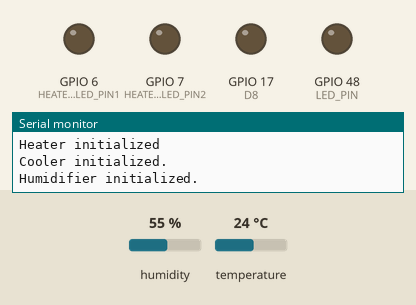
Bench run of a program on a simulated ESP32. On the bench: output pins drawn as LEDs (lit = HIGH), the last lines printed to the serial monitor. Inputs (shaded band) come from the test bench; at power-on: humidity 55 %, temperature 24 °C. Pins used as bus, display or sensor lines are not drawn.

Above: at 0.1 s.
At 1.1 s:
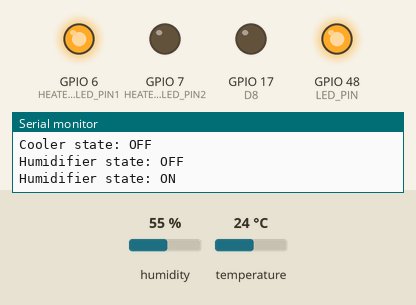
At 8.4 s:
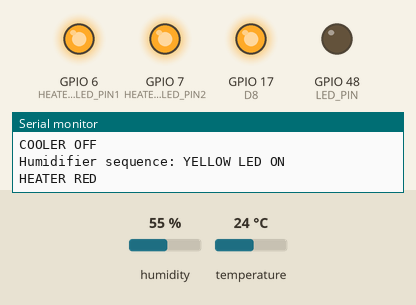
At 9.5 s:
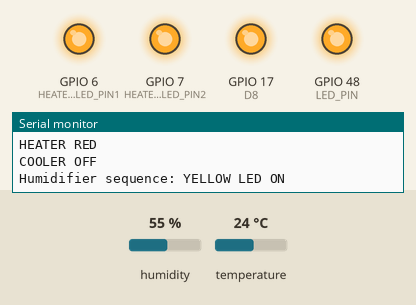
At 21.0 s:
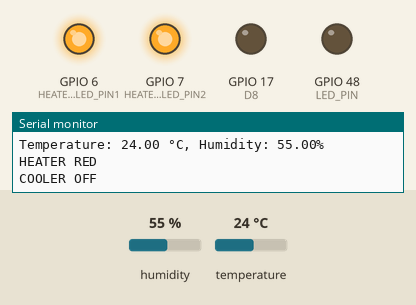
At 38.8 s:
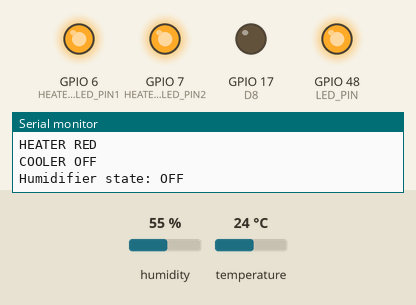
Timing chart, 0 to 40.0 s (numbered marks = the images above):
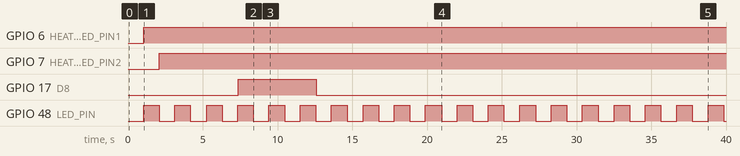

The program:

main.cpp
```cpp
#include <Arduino.h>
#include "project/software_time.h"
#include "project/humidifier.h"
#include "project/scheduler.h"
#include "project/cooler.h"
#include "project/heater.h"
#include "project/led_blinky.h"
#include "project/htmsensor.h"
void setup()
{

    SCH_Init();
    SCH_Add_Task(timerRun, 0, 1);
    SCH_Add_Task(led_blinky_task,0,100);
    SCH_Add_Task(htmsensor_task, 0, 500);
    SCH_Add_Task(heater_task,0,100);
    SCH_Add_Task(cooler_task,0,100);
    SCH_Add_Task(humidifier_fsm,0,100);
}

void loop()
{

    SCH_Update();
    SCH_Dispatch_Tasks();
    delay(10);
}
```

cooler.cpp
```cpp
#include "cooler.h"
#include "software_time.h"
#include "htmsensor.h"
#define TIMER_ID 3
static int state = INIT;
float cooler_threshold = 25.0;
void cooler_on() {
  digitalWrite(D5, HIGH);
  digitalWrite(D6, LOW);
}
void cooler_off() {
  digitalWrite(D5, LOW);
  digitalWrite(D6, LOW);
}
void cooler_task() {
  switch (state) {
    case INIT:
      /* code */
      Serial.begin(115200);
      pinMode(D5, OUTPUT);
      pinMode(D6, OUTPUT);
      state = COOLER_OFF;
      Serial.println("Cooler initialized.");
      setTimer(TIMER_ID, 10);
      break;
    case COOLER_OFF:
      cooler_off();
      Serial.println("COOLER OFF");
      if (isTimerExpired(TIMER_ID) == 1) {
        if (currentTemperature > cooler_threshold) {
          Serial.println("Cooler state:  ON");
          state = COOLER_ON;
          setTimer(TIMER_ID, 500);
        }
        else {
          state = COOLER_OFF;
          Serial.println("Cooler state: OFF");
        }
      }
      break;
    case COOLER_ON:
        cooler_on();
        Serial.println("COOLER ON");
      if (isTimerExpired(TIMER_ID) == 1) {
          state = COOLER_OFF;
      }
      break;
  }
}
```

cooler.h
```cpp
//TODO : IMPLEMENT COOLER TIẾN KHOAKHOA

//TODO : IMPLEMENT COOLER TIẾN KHOAKHOA
#ifndef COOLER_H
#define COOLER_H

#include <Arduino.h>  // For digitalWrite and pin definitions

// Pin definitions for Cooler LED
#define D5 8  // Cooler LED (bit 0)
#define D6 9  // Cooler LED (bit 1)
#define INIT 0
#define COOLER_OFF 1
#define COOLER_ON 2
extern float cooler_threshold;

void cooler_task();
void cooler_on();
void cooler_off();


#endif
```

heater.cpp
```cpp
#include "heater.h"
#include "software_time.h"
#include <Arduino.h> // Include Arduino header for Serial
#include "DHT20.h"   // Include DHT20 library for temperature sensor
#include "htmsensor.h"
// Heater LED pins
#define HEATER_LED_PIN1 6 // D3
#define HEATER_LED_PIN2 7 // D4

// Heater states
#define HEATER_STATE_INIT 0
#define HEATER_CHECK_STATE 1

#define Timer_ID 2
static int heater_state = HEATER_STATE_INIT;

void heater_task()
{

    switch (heater_state)
    {
    case HEATER_STATE_INIT:
        /* code */
        pinMode(HEATER_LED_PIN1, OUTPUT);
        pinMode(HEATER_LED_PIN2, OUTPUT);
        Serial.begin(115200);
        Serial.println("Heater initialized");
        setTimer(Timer_ID ,10);
        heater_state = HEATER_GREEN;
        break;
    case HEATER_GREEN:
        digitalWrite(HEATER_LED_PIN1, HIGH);
        digitalWrite(HEATER_LED_PIN2, LOW);
        Serial.println("HEATER GREEN");
        if (isTimerExpired(Timer_ID))
        {
            if (THRESHOLD_LOW > currentTemperature)
            {
                heater_state = HEATER_RED;
            }
            else if (currentTemperature >= THRESHOLD_NORMAL)
            {
                heater_state = HEATER_YELLOW;
            }
        }
        break;
    case HEATER_YELLOW:
        //TODO: YELLOW LED
        digitalWrite(HEATER_LED_PIN1, LOW);
        digitalWrite(HEATER_LED_PIN2, HIGH);
        Serial.println("HEATER YELLOW");
        if(isTimerExpired(Timer_ID))
        {
            if (currentTemperature <= THRESHOLD_NORMAL && currentTemperature >= THRESHOLD_LOW)
            {
                heater_state = HEATER_GREEN;
            }
            else if (currentTemperature < THRESHOLD_LOW)
            {
                heater_state = HEATER_RED;
            }

        }
        break;
    case HEATER_RED:
        //TODO: RED LED
        digitalWrite(HEATER_LED_PIN1, HIGH);
        digitalWrite(HEATER_LED_PIN2, HIGH);
        Serial.println("HEATER RED");
        if (isTimerExpired(Timer_ID))
        {
            if (currentTemperature > THRESHOLD_NORMAL)
            {
                heater_state = HEATER_YELLOW;
            }
            else if (currentTemperature <= THRESHOLD_NORMAL && currentTemperature >= THRESHOLD_LOW )
            {
                heater_state = HEATER_GREEN;
            }
        }
        break;
    default:
        break;
    }
}
```

heater.h
```cpp
//TODO: IMPLEMENT HEATER MINH TRÍ

#ifndef HEATER_H
#define HEATER_H

#include <Arduino.h>


#define HEATER_STATE_INIT 0
#define HEATER_GREEN 1
#define HEATER_YELLOW 2
#define HEATER_RED 3

#define THRESHOLD_LOW 5.0        // Example: 5°C DUOI 5 D0 MAU DO
#define THRESHOLD_NORMAL 25.0    // Example: 25°C TREN 25 MAU VANG GIUA LA XANH


// Function prototypes
void heater_task();

#endif 
```

htmsensor.cpp
```cpp
#include "htmsensor.h"
#include "software_time.h"
#include <Arduino.h>
#include <Wire.h>
#include "DHT20.h"
float currentTemperature = 0.0;
float currentHumidity = 0.0;
#define Timer 1
DHT20 dht20;
static int state = INIT;
void htmsensor_task()
{
    switch (state)
    {
    case INIT:
        Serial.begin(115200);
        dht20.begin();
        setTimer(Timer, 10);
        state = RUNNING;
        Serial.println("Sensor initialized.");
        break;

    case RUNNING:
        // read data while running
        dht20.read();
        currentTemperature = dht20.getTemperature();
        currentHumidity = dht20.getHumidity();
        Serial.print("Temperature: ");
        Serial.print(currentTemperature);
        Serial.print(" °C, Humidity: ");
        Serial.print(currentHumidity);
        Serial.println("%");
        if (isTimerExpired(Timer) == 1)
        {
            state = WAITING;
            setTimer(1, 500); // Wait for 1 second before next reading
        }
        break;

    case WAITING:
        Serial.println("Waiting for next reading...");
        if (isTimerExpired(Timer) == 1)
        {
          state = RUNNING;
        }
        break;

    default:
        break;
    }
}
```

htmsensor.h
```cpp
#ifndef SMART_CLIMATE_CONTROL_H
#define SMART_CLIMATE_CONTROL_H

// Include necessary headers
#include <Arduino.h>

// State definitions
#define INIT 0
#define RUNNING 1
#define WAITING 2

// Function declarations

void htmsensor_task();

// External variable declarations
extern float currentTemperature;
extern float currentHumidity;
extern bool sensorInitialized;

#endif // SMART_CLIMATE_CONTROL_H
```

humidifier.cpp
```cpp
#include "humidifier.h"
#include "DHT20.h"
#include "software_time.h"
#include "htmsensor.h"
#define D7 10
#define D8 17
#define TIMER_ID 4  // Use a consistent timer ID

// Define states
#define INIT 0
#define CHECK_STATE 1
#define GREEN 2
#define YELLOW 3
#define RED 4

float humidifier_threshold = 40.0;
static int state = INIT;

void humidifier_fsm(void) {
  switch (state) {
    case INIT:
      pinMode(D7, OUTPUT);
      pinMode(D8, OUTPUT);
      setTimer(TIMER_ID, 10);
      state = OFF;
      Serial.println("Humidifier initialized.");
      break;

    case OFF:
      digitalWrite(D7, LOW);
      digitalWrite(D8, LOW);
      Serial.println("Humidifier state: OFF");
      if (isTimerExpired(TIMER_ID)) {
        if (currentHumidity < humidifier_threshold) {
          Serial.println("Humidifier state: ON");
          state = GREEN;
          setTimer(TIMER_ID, 500);
        } else {
          state = OFF;
        }
      }
      break;

    case GREEN:
      digitalWrite(D7, HIGH);
      digitalWrite(D8, LOW);
      Serial.println("GREEN LED ON");

      if (isTimerExpired(TIMER_ID)) {
        state = YELLOW;
        setTimer(TIMER_ID, 300);
      }
      break;
    case YELLOW:
      // todo: YELLOW LED
      digitalWrite(D7, LOW);
      digitalWrite(D8, HIGH);
      Serial.println("Humidifier sequence: YELLOW LED ON");
      if (isTimerExpired(TIMER_ID)) {
        state = RED;
        setTimer(TIMER_ID, 200);
      }
      break;
    case RED:
      digitalWrite(D7, HIGH);
      digitalWrite(D8, HIGH);
      Serial.println("Humidifier sequence: RED LED ON");
      if (isTimerExpired(TIMER_ID)) {
        state = OFF;
      }
      break;
    default:
      break;
  }
}
```

humidifier.h
```cpp
// Humidifier control header
#ifndef HUMIDIFIER_H
#define HUMIDIFIER_H

extern float humidifier_threshold;
void humidifier_fsm(void);
extern float humdifier_threshold;
#define INIT 0
#define OFF 1
#define GREEN 2
#define YELLOW 3
#define RED 4

#endif
```

led_blinky.cpp
```cpp
#include <Arduino.h>
#include "software_time.h"
#include "led_blinky.h"

// State definitions
#define LED_ON 0
#define LED_OFF 1
#define INIT 2
#define TIMER_ID 0
// Use pin definitions for clarity - LED_BUILTIN or specific pin number
#define LED_PIN GPIO_NUM_48 // Green LED pin

static int state = INIT;

void led_blinky_task(void)
{
    switch (state)
    {
    case INIT:
        pinMode(LED_PIN, OUTPUT);
        setTimer(0, 10);
        state = LED_ON;
        Serial.println(TIMER_ID);
        break;
    case LED_ON:
        digitalWrite(LED_PIN, HIGH);
        if (isTimerExpired(TIMER_ID) == 1)
        {
            setTimer(0, 100);
            state = LED_OFF;
        }
        break;

    case LED_OFF:
        digitalWrite(LED_PIN, LOW);
        if (isTimerExpired(TIMER_ID) == 1)
        {
            setTimer(0, 100);
            state = LED_ON;
        }
        break;
    }
}
```

led_blinky.h
```cpp
//TODO: IMPLEMENT LED BLINKY TUẤN ANH

#ifndef LED_BLINKY_H
#define LED_BLINKY_H

#ifdef __cplusplus
extern "C" {
#endif
void init_led_blinky(void);
void led_blinky_task(void);

#ifdef __cplusplus
}
#endif

#endif /* LED_BLINKY_H */
```

cooler.cpp
```cpp
#include "cooler.h"
#include "software_time.h"
#include "htmsensor.h"
#define TIMER_ID 3
static int state = INIT;
float cooler_threshold = 25.0;
void cooler_on() {
  digitalWrite(D5, HIGH);
  digitalWrite(D6, LOW);
}
void cooler_off() {
  digitalWrite(D5, LOW);
  digitalWrite(D6, LOW);
}
void cooler_task() {
  switch (state) {
    case INIT:
      /* code */
      pinMode(D5, OUTPUT);
      pinMode(D6, OUTPUT);
      state = COOLER_OFF;
      Serial.println("Cooler initialized - default status: OFF");
      break;
    case COOLER_OFF:
      cooler_off();
      if (currentTemperature > cooler_threshold) {
        Serial.println("COOLER: change to ON");
        state = COOLER_ON;
        setTimer(TIMER_ID, 500);
      }
      else {
        state = COOLER_OFF;
        Serial.println("COOLER: OFF");
      }
      break;
    case COOLER_ON:
      cooler_on();
      Serial.println("COOLER: ON");
      if (isTimerExpired(TIMER_ID) == 1) {
        state = COOLER_OFF;
        Serial.println("COOLER: change to OFF");
      }
      break;
  }
}
```

cooler.h
```cpp
//TODO : IMPLEMENT COOLER TIẾN KHOAKHOA

//TODO : IMPLEMENT COOLER TIẾN KHOAKHOA
#ifndef COOLER_H
#define COOLER_H

#include <Arduino.h>  // For digitalWrite and pin definitions

// Pin definitions for Cooler LED
#define D5 8  // Cooler LED (bit 0)
#define D6 9  // Cooler LED (bit 1)
#define INIT 0
#define COOLER_OFF 1
#define COOLER_ON 2
extern float cooler_threshold;

void cooler_task();
void cooler_on();
void cooler_off();


#endif
```

heater.cpp
```cpp
#include "heater.h"
#include "software_time.h"
#include <Arduino.h> // Include Arduino header for Serial
#include "DHT20.h"   // Include DHT20 library for temperature sensor
#include "htmsensor.h"
// Heater LED pins
#define HEATER_LED_PIN1 6 // D3
#define HEATER_LED_PIN2 7 // D4

// Heater states
#define HEATER_STATE_INIT 0
#define HEATER_CHECK_STATE 1

#define Timer_ID 2
static int heater_state = HEATER_STATE_INIT;

void heater_task()
{

    switch (heater_state)
    {
    case HEATER_STATE_INIT:
        /* code */
        pinMode(HEATER_LED_PIN1, OUTPUT);
        pinMode(HEATER_LED_PIN2, OUTPUT);
        Serial.begin(115200);
        Serial.println("Heater initialized - default status: OFF");
        heater_state = HEATER_GREEN;
        break;
    case HEATER_GREEN:
        digitalWrite(HEATER_LED_PIN1, HIGH);
        digitalWrite(HEATER_LED_PIN2, LOW);
            if (THRESHOLD_LOW > currentTemperature)
            {
                heater_state = HEATER_RED;
                Serial.println("HEATER RED");
            }
            else if (currentTemperature >= THRESHOLD_NORMAL)
            {
                heater_state = HEATER_YELLOW;
                Serial.println("HEATER YELLOW");
            }
            else{
                Serial.println("HEATER GREEN");
            }
        break;
    case HEATER_YELLOW:
        //TODO: YELLOW LED
        digitalWrite(HEATER_LED_PIN1, LOW);
        digitalWrite(HEATER_LED_PIN2, HIGH);
        if (currentTemperature <= THRESHOLD_NORMAL && currentTemperature >= THRESHOLD_LOW)
        {
            heater_state = HEATER_GREEN;
            Serial.println("HEATER GREEN");
        }
        else if (currentTemperature < THRESHOLD_LOW)
        {
            heater_state = HEATER_RED;
            Serial.println("HEATER RED");
        }
        else{
            Serial.println("HEATER YELLOW");
        }

        break;
    case HEATER_RED:
        //TODO: RED LED
        digitalWrite(HEATER_LED_PIN1, HIGH);
        digitalWrite(HEATER_LED_PIN2, HIGH);
        if (currentTemperature > THRESHOLD_NORMAL)
        {
            heater_state = HEATER_YELLOW;
            Serial.println("HEATER YELLOW");
        }
        else if (currentTemperature <= THRESHOLD_NORMAL && currentTemperature >= THRESHOLD_LOW )
        {
            heater_state = HEATER_GREEN;
            Serial.println("HEATER GREEN");
        }
        else{
            Serial.println("HEATER RED");
        }

        break;
    default:
        break;
    }
}
```

heater.h
```cpp
//TODO: IMPLEMENT HEATER MINH TRÍ

#ifndef HEATER_H
#define HEATER_H

#include <Arduino.h>


#define HEATER_STATE_INIT 0
#define HEATER_GREEN 1
#define HEATER_YELLOW 2
#define HEATER_RED 3

#define THRESHOLD_LOW 5.0        // Example: 5°C DUOI 5 D0 MAU DO
#define THRESHOLD_NORMAL 25.0    // Example: 25°C TREN 25 MAU VANG GIUA LA XANH


// Function prototypes
void heater_task();

#endif 
```

htmsensor.cpp
```cpp
#include "htmsensor.h"
#include "software_time.h"
#include <Arduino.h>
#include <Wire.h>
#include "DHT20.h"
float currentTemperature = 0.0;
float currentHumidity = 0.0;
#define Timer 1
DHT20 dht20;
static int state = INIT;
void htmsensor_task()
{
    switch (state)
    {
    case INIT:
        Serial.begin(115200);
        dht20.begin();
        state = RUNNING;
        Serial.println("Sensor initialized.");
    case RUNNING:
        // read data while running
        dht20.read();
        currentTemperature = dht20.getTemperature();
        currentHumidity = dht20.getHumidity();
        Serial.print("Temperature: ");
        Serial.print(currentTemperature);
        Serial.print(" °C, Humidity: ");
        Serial.print(currentHumidity);
        Serial.println("%");
        break;
    }
}
```

htmsensor.h
```cpp
#ifndef SMART_CLIMATE_CONTROL_H
#define SMART_CLIMATE_CONTROL_H

// Include necessary headers
#include <Arduino.h>

// State definitions
#define INIT 0
#define RUNNING 1
#define WAITING 2

// Function declarations

void htmsensor_task();

// External variable declarations
extern float currentTemperature;
extern float currentHumidity;
extern bool sensorInitialized;

#endif // SMART_CLIMATE_CONTROL_H
```

humidifier.cpp
```cpp
#include "humidifier.h"
#include "DHT20.h"
#include "software_time.h"
#include "htmsensor.h"
#define D7 10
#define D8 17
#define TIMER_ID 4  // Use a consistent timer ID

// Define states
#define INIT 0
#define CHECK_STATE 1
#define GREEN 2
#define YELLOW 3
#define RED 4

float humidifier_threshold = 80;
static int state = INIT;

void humidifier_fsm(void) {
  switch (state) {
    case INIT:
      pinMode(D7, OUTPUT);
      pinMode(D8, OUTPUT);
      setTimer(TIMER_ID, 10);
      state = OFF;
      Serial.println("Humidifier initialized - default status: OFF");
      break;

    case OFF:
      digitalWrite(D7, LOW);
      digitalWrite(D8, LOW);

      if (isTimerExpired(TIMER_ID)) {
        if (currentHumidity < humidifier_threshold) {
          Serial.println("Humidifier state: ON");
          state = GREEN;
          setTimer(TIMER_ID, 500);
        } else {
          state = OFF;
        }
      }
      break;

    case GREEN:
      digitalWrite(D7, HIGH);
      digitalWrite(D8, LOW);
      Serial.println("Humidifier sequence: GREEN LED ON");

      if (isTimerExpired(TIMER_ID)) {
        state = YELLOW;
        setTimer(TIMER_ID, 300);
      }
      break;
    case YELLOW:
      // todo: YELLOW LED
      digitalWrite(D7, LOW);
      digitalWrite(D8, HIGH);
      Serial.println("Humidifier sequence: YELLOW LED ON");
      if (isTimerExpired(TIMER_ID)) {
        state = RED;
        setTimer(TIMER_ID, 200);
      }
      break;
    case RED:
      digitalWrite(D7, HIGH);
      digitalWrite(D8, HIGH);
      Serial.println("Humidifier sequence: RED LED ON");
      if (isTimerExpired(TIMER_ID)) {
        state = OFF;
        Serial.println("Humidifier state: OFF");
      }
      break;
    default:
      break;
  }
}
```

humidifier.h
```cpp
// Humidifier control header
#ifndef HUMIDIFIER_H
#define HUMIDIFIER_H

extern float humidifier_threshold;
void humidifier_fsm(void);
extern float humdifier_threshold;
#define INIT 0
#define OFF 1
#define GREEN 2
#define YELLOW 3
#define RED 4

#endif
```

led_blinky.cpp
```cpp
#include <Arduino.h>
#include "software_time.h"
#include "led_blinky.h"

// State definitions
#define LED_ON 0
#define LED_OFF 1
#define INIT 2
#define TIMER_ID 0
// Use pin definitions for clarity - LED_BUILTIN or specific pin number
#define LED_PIN GPIO_NUM_48 // Green LED pin

static int state = INIT;

void led_blinky_task(void)
{
    switch (state)
    {
    case INIT:
        pinMode(LED_PIN, OUTPUT);
        setTimer(0, 100);
        state = LED_ON;
        break;
    case LED_ON:
        digitalWrite(LED_PIN, HIGH);
        if (isTimerExpired(TIMER_ID) == 1)
        {
            setTimer(0, 100);
            state = LED_OFF;
        }
        break;

    case LED_OFF:
        digitalWrite(LED_PIN, LOW);
        if (isTimerExpired(TIMER_ID) == 1)
        {
            setTimer(0, 100);
            state = LED_ON;
        }
        break;
    }
}
```

led_blinky.h
```cpp
//TODO: IMPLEMENT LED BLINKY TUẤN ANH

#ifndef LED_BLINKY_H
#define LED_BLINKY_H

#ifdef __cplusplus
extern "C" {
#endif
void init_led_blinky(void);
void led_blinky_task(void);

#ifdef __cplusplus
}
#endif

#endif /* LED_BLINKY_H */
```

Source omitted: scheduler.c (4323 bytes), scheduler.h (444 bytes), software_time.c (612 bytes), software_time.h (259 bytes), scheduler.c (4368 bytes), scheduler.h (444 bytes), software_time.c (612 bytes), software_time.h (259 bytes)

Measured:
- by itself, GPIO 6 (HEATER_LED_PIN1): LOW → HIGH at 1.1 s
- by itself, GPIO 7 (HEATER_LED_PIN2): LOW → HIGH at 2.1 s
- by itself, GPIO 17 (D8): LOW → HIGH at 7.4 s, → LOW 5.2 s later
- by itself, GPIO 48 (LED_PIN): alternates HIGH for 1.0 s and LOW for 1.0 s
